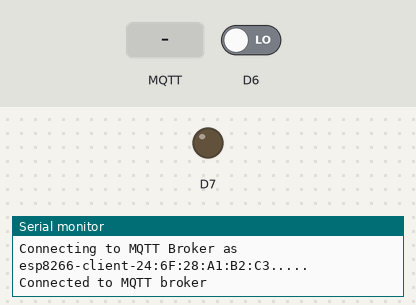
The program below on a simulated ESP8266 (NodeMCU). Parts: output pins drawn as LEDs (lit = HIGH), the last lines printed to the serial monitor. Inputs (shaded band) come from the test bench; at power-on: D6 LOW. WiFi joins after 1.5 s; servers stay silent unless stated; no MQTT or app messages arrive unless stated.

Above: at 2.7 s.
2.8 s: MQTT message "on" arrives on the first subscribed topic
At 5.1 s:
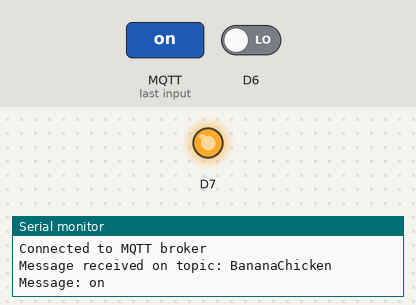
5.8 s: MQTT message "off" arrives on the first subscribed topic
At 8.5 s:
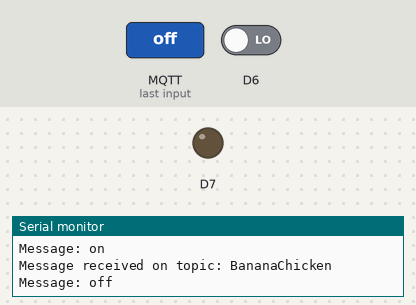
8.8 s: D6 driven HIGH
At 11.0 s:
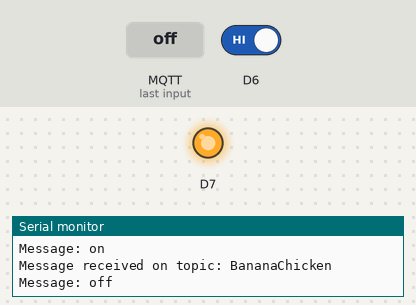
11.8 s: D6 driven LOW
At 14.5 s:
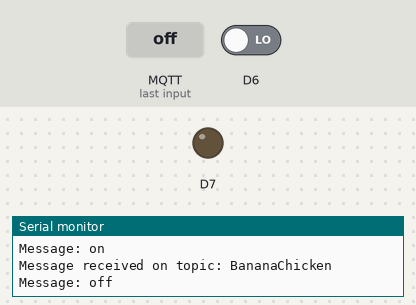
Timing chart, 0 to 16.0 s (numbered marks = the images above; inputs shaded):
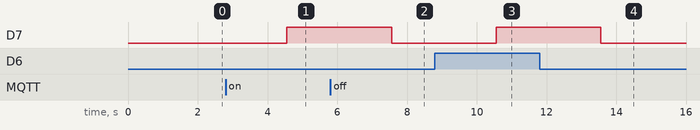

The program:

main.cpp
```cpp
#include <Arduino.h>
#include <WiFiManager.h> // https://github.com/tzapu/WiFiManager
#include <PubSubClient.h>

// MQTT Broker settings
const char *mqtt_broker = "broker.emqx.io"; // EMQX broker endpoint
const char *mqtt_topic = "BananaChicken";   // MQTT topic
// const char *mqtt_username = "username";          // MQTT username for authentication
// const char *mqtt_password = "password";        // MQTT password for authentication
const int mqtt_port = 1883; // MQTT port (TCP)

WiFiClient espClient;
PubSubClient mqtt_client(espClient);
String mqttMessage;

const int IDLE = 1;
const int BUTTON_LED = 2;
const int MQTT_LED = 3;
int state;
int flag = false;
String msg = "";
int button_led = 0;

IRAM_ATTR void handleInterrupt();

void setupWiFiManager();
void connectToMQTTBroker();
void mqttCallback(char *topic, byte *payload, unsigned int length);

void setup()
{
  Serial.begin(115200);
  setupWiFiManager();

  mqtt_client.setServer(mqtt_broker, mqtt_port);
  mqtt_client.setCallback(mqttCallback);
  connectToMQTTBroker();

  pinMode(D7, OUTPUT);
  pinMode(D6, INPUT);
  attachInterrupt(digitalPinToInterrupt(D6), handleInterrupt, CHANGE);
  state = IDLE;
}

void loop()
{
  if (state == IDLE)
  {
    msg = "";
    mqtt_client.loop();
    connectToMQTTBroker();
    msg = mqttMessage;
    if (msg == "on" || msg == "off") {
      state = MQTT_LED;
    }
    if (flag == true)
    {
      flag = false;
      state = BUTTON_LED;
    }
    delay(1000);
  }
  else if (state == MQTT_LED)
  {
    if (msg == "on") {
      digitalWrite(D7, HIGH);
    } else if (msg == "off") {
      digitalWrite(D7, LOW);
    }
    mqttMessage = "";
    state = IDLE;
  }
  else if (state == BUTTON_LED)
  {
    if (digitalRead(D7) == LOW)
    {
      digitalWrite(D7, HIGH);
      mqtt_client.publish(mqtt_topic, "LED ON");
    }
    else if (digitalRead(D7) == HIGH)
    {
      digitalWrite(D7, LOW);
      mqtt_client.publish(mqtt_topic, "LED OFF");
    }
    msg = "";
    state = IDLE;
  }
}

void setupWiFiManager()
{
  // WiFi.mode(WIFI_STA); // explicitly set mode, esp defaults to STA+AP
  // it is a good practice to make sure your code sets wifi mode how you want it.

  // WiFiManager, Local intialization. Once its business is done, there is no need to keep it around
  WiFiManager wm;

  // reset settings - wipe stored credentials for testing
  // these are stored by the esp library
  // wm.resetSettings();

  // Automatically connect using saved credentials,
  // if connection fails, it starts an access point with the specified name ( "AutoConnectAP"),
  // if empty will auto generate SSID, if password is blank it will be anonymous AP (wm.autoConnect())
  // then goes into a blocking loop awaiting configuration and will return success result

  bool res;
  // res = wm.autoConnect(); // auto generated AP name from chipid
  res = wm.autoConnect("BananaChickenAP"); // anonymous ap
  // res = wm.autoConnect("AutoConnectAP","password"); // password protected ap

  if (!res)
  {
    Serial.println("Failed to connect");
    // ESP.restart();
  }
  else
  {
    // if you get here you have connected to the WiFi
    Serial.println("connected...yeey :)");
  }
}

void connectToMQTTBroker()
{
  while (!mqtt_client.connected())
  {
    String client_id = "esp8266-client-" + String(WiFi.macAddress());
    Serial.printf("Connecting to MQTT Broker as %s.....\n", client_id.c_str());
    // if (mqtt_client.connect(client_id.c_str(), mqtt_username, mqtt_password)) {
    if (mqtt_client.connect(client_id.c_str()))
    {
      Serial.println("Connected to MQTT broker");
      mqtt_client.subscribe(mqtt_topic);
      // Publish message upon successful connection
      mqtt_client.publish(mqtt_topic, "Hi EMQX I'm ESP8266 ^^");
    }
    else
    {
      Serial.print("Failed to connect to MQTT broker, rc=");
      Serial.print(mqtt_client.state());
      Serial.println(" try again in 5 seconds");
      delay(5000);
    }
  }
}

void mqttCallback(char *topic, byte *payload, unsigned int length)
{
  Serial.print("Message received on topic: ");
  Serial.println(topic);
  Serial.print("Message: ");
  mqttMessage = "";
  for (unsigned int i = 0; i < length; i++)
  {
    mqttMessage += (char)payload[i]; // Convert *byte to string
  }
  Serial.println(mqttMessage);
}

IRAM_ATTR void handleInterrupt()
{
  flag = true;
}
```

Measured:
- after the input at 2.8 s, D7: LOW → HIGH after 1.8 s
- after the input at 5.8 s, D7: HIGH → LOW after 1.8 s
- after the input at 8.8 s, D7: LOW → HIGH after 1.8 s
- after the input at 11.8 s, D7: HIGH → LOW after 1.8 s
